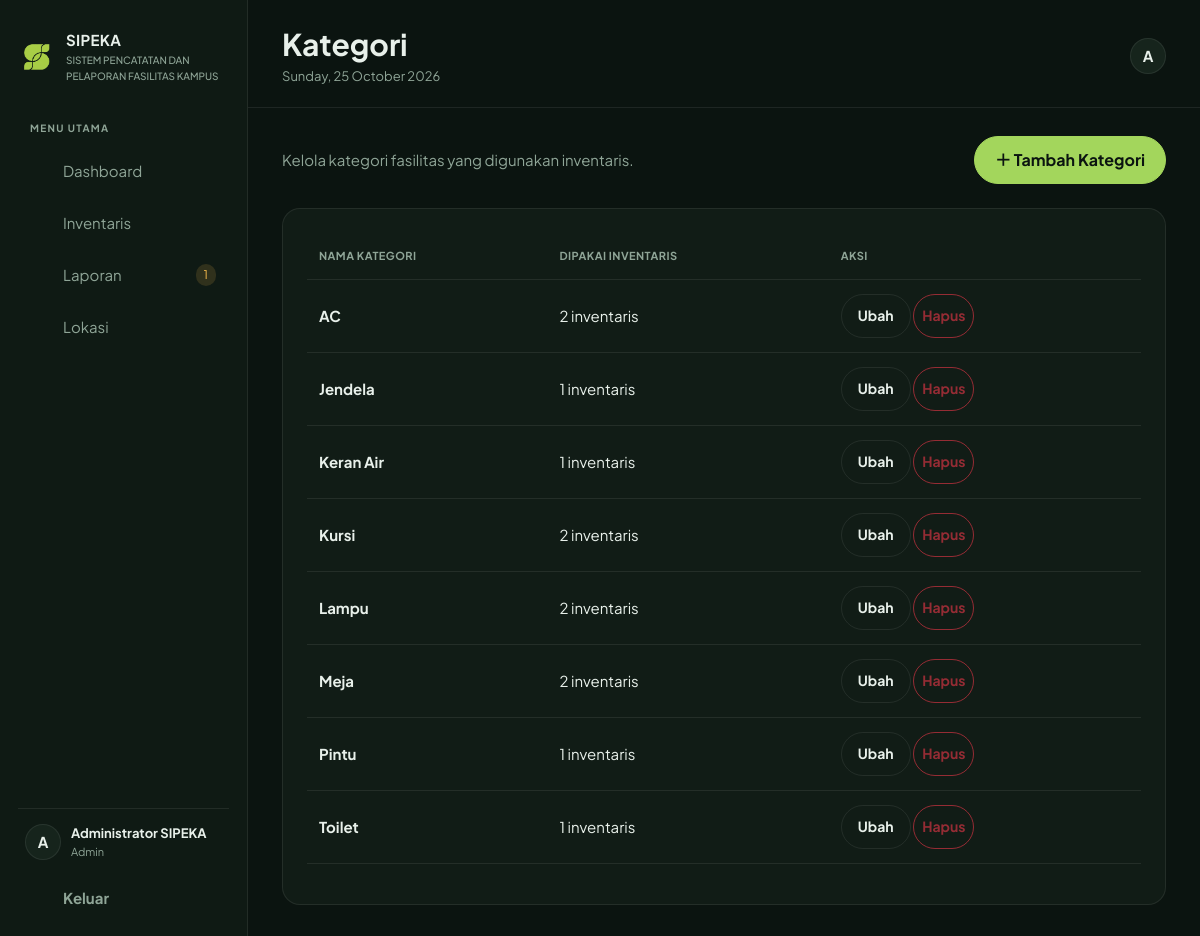
The app's page /admin/kategori.php (signed in) with its own data.
### tables this page shows
CREATE TABLE kategori_fasilitas (
 id_kategori INT UNSIGNED NOT NULL AUTO_INCREMENT, nama_kategori VARCHAR(50) NOT NULL, PRIMARY KEY(id_kategori), UNIQUE KEY uq_kategori_nama(nama_kategori)
);

### admin/kategori.php (the view, shortened to what this page needs)
<?php require_once __DIR__ . '/../includes/domain.php';
$err = '';
$rows = $pdo->query('SELECT k.*,COUNT(i.id_inventaris) dipakai FROM kategori_fasilitas k LEFT JOIN inventaris_fasilitas i ON i.id_kategori=k.id_kategori GROUP BY k.id_kategori ORDER BY k.nama_kategori')->fetchAll();
require __DIR__ . '/../includes/header.php'; ?><div class="d-flex justify-content-between align-items-center flex-wrap gap-3 mb-4">
    <p class="sp-muted mb-0">Kelola kategori fasilitas yang digunakan inventaris.</p><button class="btn sp-btn-primary" data-bs-toggle="modal" data-bs-target="#formKategori">＋ Tambah Kategori</button>
</div><?php if ($err): ?><div class="alert alert-danger"><?= e($err) ?></div><?php endif; ?><div class="sp-card">
    <div class="table-responsive">
        <table class="table sp-table">
            <thead>
                <tr>
                    <th>Nama kategori</th>
                    <th>Dipakai inventaris</th>
                    <th>Aksi</th>
                </tr>
            </thead>
            <tbody><?php foreach ($rows as $r): ?><tr>
                        <td><strong><?= e($r['nama_kategori']) ?></strong></td>
                        <td><?= e($r['dipakai']) ?> inventaris</td>
                        <td><button class="btn btn-sm sp-btn-outline" data-bs-toggle="modal" data-bs-target="#edit<?= e($r['id_kategori']) ?>">Ubah</button>
                            <form method="post" class="d-inline"><button class="btn btn-sm btn-outline-danger" <?= $r['dipakai'] ? 'disabled title="Masih dipakai oleh inventaris"' : 'data-confirm="Hapus kategori ini?"' ?> type="submit">Hapus</button></form>
                        </td>
                    </tr>
                    <?php endforeach; ?>
            </tbody>
        </table>
    </div>
</div>

### assets/css/theme.css (style rules this page uses)
:root { --sp-bg: #0b1410; --sp-sidebar: #0f1a14; --sp-surface: #111c16; --sp-surface-2: #16241c; --sp-border: rgba(255, 255, 255, 0.08); --sp-text: #e8f0ea; --sp-muted: #8fa597; --sp-accent: #a3d65c; --sp-on-accent: #0b1410; --sp-accent-text: #a3d65c; --bs-body-bg: var(--sp-bg); --bs-body-color: var(--sp-text); --bs-border-color: var(--sp-border); --bs-primary: #a3d65c; --bs-font-sans-serif: "Plus Jakarta Sans", system-ui, sans-serif; --bs-link-color: var(--sp-accent-text); --bs-link-hover-color: #c2ee86; }
* { box-sizing: border-box; }
body { background: var(--sp-bg); color: var(--sp-text); font: 15px/1.6 "Plus Jakarta Sans", system-ui, sans-serif; }
button, .btn { min-height: 44px; border-radius: 999px; font-weight: 700; }
.sp-btn-primary { background: var(--sp-accent); color: var(--sp-on-accent); border: 1px solid var(--sp-accent); padding: 0.7rem 1.25rem; }
.sp-btn-outline { color: var(--sp-text); border: 1px solid var(--sp-border); background: transparent; padding: 0.55rem 1rem; }
.sp-card { background: var(--sp-surface); border: 1px solid var(--sp-border); border-radius: 18px; padding: 24px; min-width: 0; }
.sp-muted { color: var(--sp-muted); }
.sp-table { --bs-table-bg: transparent; --bs-table-color: var(--sp-text); --bs-table-border-color: var(--sp-border); vertical-align: middle; }
.sp-table thead th { font-size: 11px; letter-spacing: 0.04em; text-transform: uppercase; color: var(--sp-muted); font-weight: 700; border-bottom-width: 1px; }
.sp-table td, .sp-table th { padding: 14px 12px; }

### records on screen
kategori_fasilitas: nama_kategori "AC", dipakai "2"
kategori_fasilitas: nama_kategori "Jendela", dipakai "1"
kategori_fasilitas: nama_kategori "Keran Air", dipakai "1"
kategori_fasilitas: nama_kategori "Kursi", dipakai "2"
kategori_fasilitas: nama_kategori "Lampu", dipakai "2"
kategori_fasilitas: nama_kategori "Meja", dipakai "2"
kategori_fasilitas: nama_kategori "Pintu", dipakai "1"
kategori_fasilitas: nama_kategori "Toilet", dipakai "1"

### other values on screen
$label "Dashboard"
$label "Inventaris"
$label "Laporan"
$waiting "1"
$label "Lokasi"
substr($user['nama']??'U',0,1) "A"
$user['nama'] "Administrator SIPEKA"
$role "Admin"
$title "Kategori"
